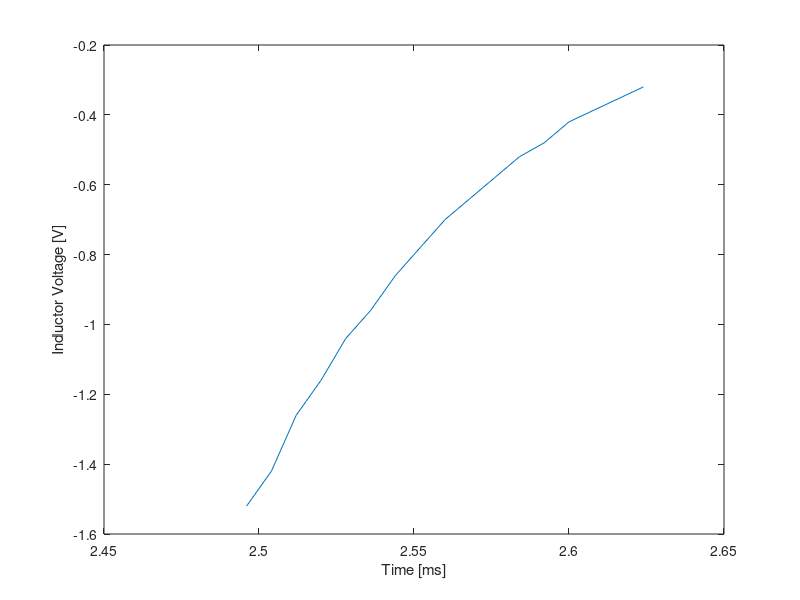

Here is the MATLAB script that generated this plot:
%Initial values
RS = 200;
RF = 200;
RL = 21;
L = 0.01;
VS = 4;
t0 = 0;
T = L/(RS+RF);
iL = 2;

% Points
t = [0.0000, 0.0064, 0.0096, 0.0104, 0.0136, 0.0160, 0.0184, 0.0200, 0.0232, 0.0272, 0.0296, 0.0312, 0.0360, 0.0384, 0.0448];
t2 = [2.496, 2.504, 2.512, 2.520, 2.528, 2.536, 2.544, 2.552, 2.560, 2.568, 2.576, 2.584, 2.592, 2.600, 2.624];
vRF_points = [1.72, 1.68, 1.64, 1.60, 1.56, 1.52, 1.48, 1.44, 1.40, 1.36, 1.32, 1.28, 1.24, 1.16, 1.12];
vRF_points2 = [-1.52, -1.42, -1.26, -1.16, -1.04, -0.96, -0.86, -0.78, -0.70, -0.64, -0.58, -0.52, -0.48, -0.42, -0.32];

% Equations
iL_on = (-RF*VS/((RS*RF)+(RS*RL)+(RF*RL)))*exp(-(t-t0)/T) + (RF*VS/((RS*RF)+(RS*RL)+(RF*RL)));
vRF_on = (RF*VS)/(RS+RF) - (RS*RF/(RS+RF))*iL_on;

% % Plotting Pt1 (Note: plot one at a time -_-)
% figure, hold on
% plot(t, vRF_points);
% plot(t, vRF_on)

% Equations Pt2
tON = (L*(RS+RF))/((RS*RF)+(RS*RL)+(RF*RL));
TOFF = L/(RL+ (RS*RF)/(RS+RF));
iL_off = (iL* tON* exp(-(t-tON)/TOFF)) .* (t-tON);
vRF_off = ((RF*RS)/(RF+RS))*iL_off;

% Plotting Pt2 (Note: plot one at a time -_-)
% plot(t2, vRF_off)
plot(t2, vRF_points2)

% Axis labels
xlabel('Time [ms]')
ylabel('Inductor Voltage [V]')
